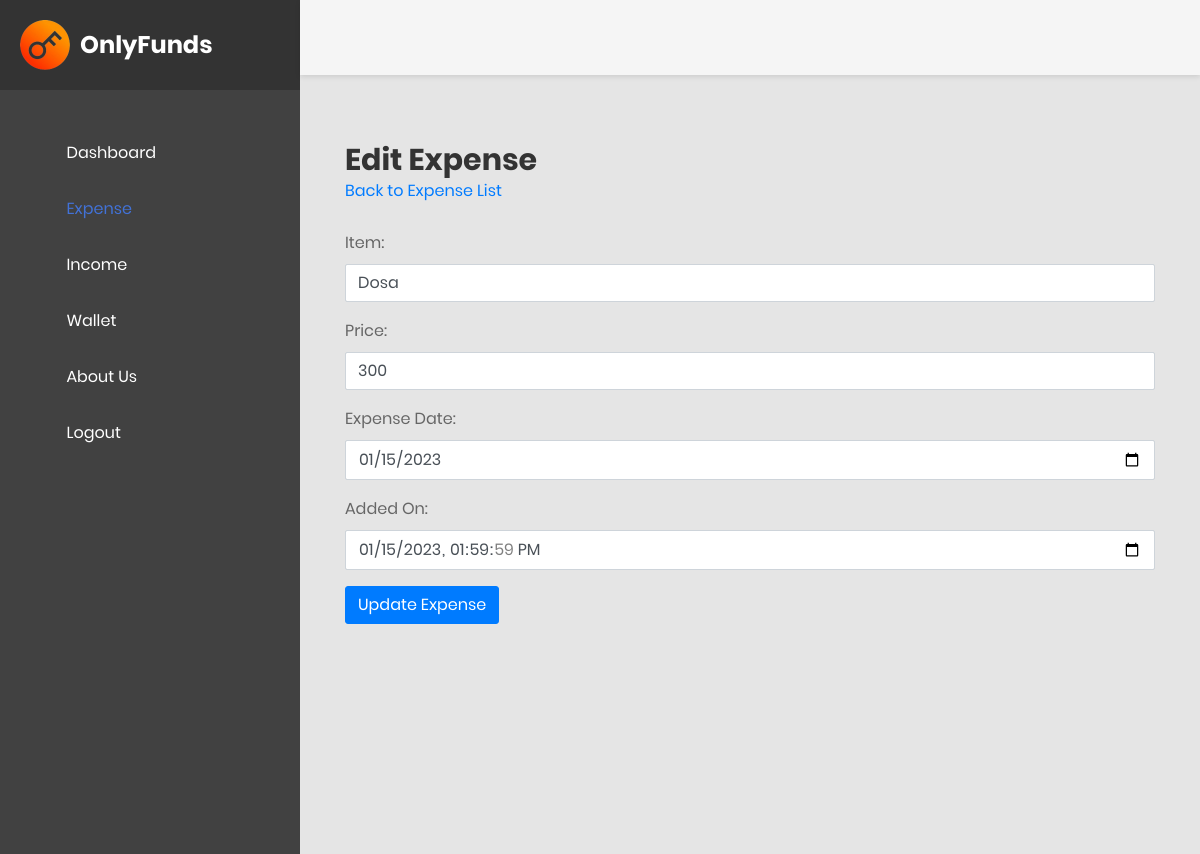
Screenshot of /Edit_expense.php?id=4 (signed in) with the database file from the repository.
### tables this page shows
CREATE TABLE `expense` (
  `id` int(11) NOT NULL,
  `category_id` int(11) NOT NULL,
  `item` varchar(255) NOT NULL,
  `price` float NOT NULL,
  `details` text NOT NULL,
  `expense_date` date NOT NULL,
  `added_on` datetime NOT NULL,
  `added_by` int(11) NOT NULL
);

### functions.php (called while the page is built, shortened)
<?php
function get_safe_value($data){
	global $con;
	if($data){
		return mysqli_real_escape_string($con,$data);
	}
}
	?>

### Edit_expense.php (the view, shortened to what this page needs)
<?php
include('header.php');
if (isset($_GET['id']) && $_GET['id'] > 0) {
    $id = get_safe_value($_GET['id']);
    $result = mysqli_query($con, "SELECT * FROM expense WHERE id=$id AND added_by='" . $_SESSION['UID'] . "'");
    if ($result) {
        $row = mysqli_fetch_assoc($result);
    } else {
        echo "Error fetching data: " . mysqli_error($con);
        exit;
    }
} else {
    echo "Invalid expense ID.";
    exit;
}
?>
<div class="main-content">
   <div class="section__content section__content--p30">
      <div class="container-fluid">
         <div class="row">
            <div class="col-lg-12">
               <h2>Edit Expense</h2>
               <a href="expense.php">Back to Expense List</a>
               <br/><br/>
               <form method="post" action="<?php echo htmlspecialchars($_SERVER['PHP_SELF']) . '?id=' . $id; ?>">
                  <div class="form-group">
                     <label for="item">Item:</label>
                     <input type="text" class="form-control" id="item" name="item" value="<?php echo htmlspecialchars($row['item']); ?>">
                  </div>
                  <div class="form-group">
                     <label for="price">Price:</label>
                     <input type="number" class="form-control" id="price" name="price" value="<?php echo htmlspecialchars($row['price']); ?>">
                  </div>
                  <div class="form-group">
                     <label for="expense_date">Expense Date:</label>
                     <input type="date" class="form-control" id="expense_date" name="expense_date" value="<?php echo htmlspecialchars($row['expense_date']); ?>">
                  </div>
                  <div class="form-group">
                     <label for="added_on">Added On:</label>
                     <input type="datetime-local" class="form-control" id="added_on" name="added_on" value="<?php echo htmlspecialchars($row['added_on']); ?>">
                  </div>
                  <button type="submit" class="btn btn-primary">Update Expense</button>
               </form>
            </div>
         </div>
      </div>
   </div>
</div>
<?php
include('footer.php');
?>

### rows the page displays
expense: item "Dosa", price "300", expense_date "01/15/2023", added_on "01/15/2023 13:59:59"
